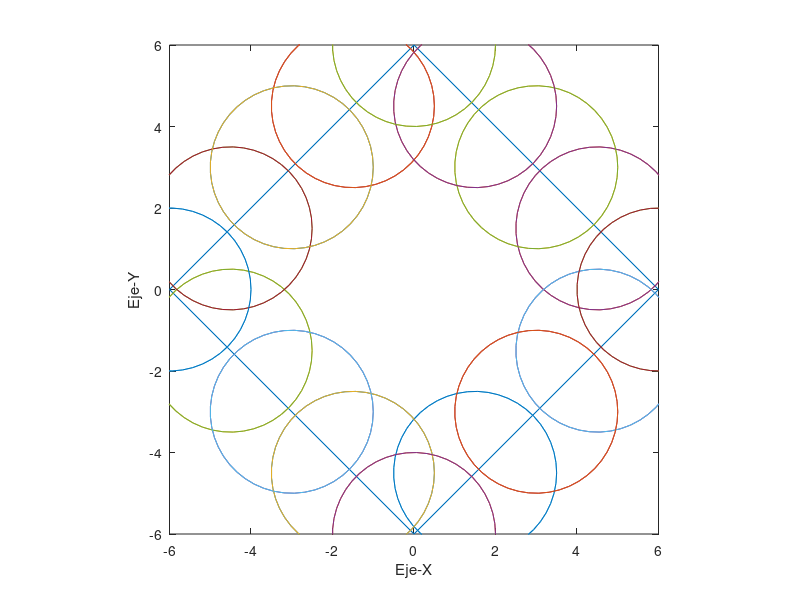

This chart was generated by the following MATLAB code:
% Define el radio del círculo y el número de puntos en la circunferencia
clear
clc
close all
a = 6;
b = 6;
r = 2;
n = 50;

% Crea el vector de puntos en la circunferencia del círculo
t = linspace(0, 2*pi, n);
xc = r * cos(t);
yc = r * sin(t);

% Define los vértices del rombo
x1 = 0;
y1 = b;
x2 = a;
y2 = 0;
x3 = 0;
y3 = -b;
x4 = -a;
y4 = 0;

% Encuentra los puntos medios de los lados del rombo
xm12 = (x1+x2)/2;
ym12 = (y1+y2)/2;
xm23 = (x2+x3)/2;
ym23 = (y2+y3)/2;
xm34 = (x3+x4)/2;
ym34 = (y3+y4)/2;
xm41 = (x4+x1)/2;
ym41 = (y4+y1)/2;

% Encuentra los puntos en el perímetro del rombo
puntos_perimetro = [xm12 ym12; x2 y2; xm23 ym23; x3 y3; xm34 ym34; x4 y4; xm41 ym41; x1 y1];

% Dibuja el rombo
plot([x1 x2 x3 x4 x1], [y1 y2 y3 y4 y1], '-');

hold on;
xlabel('Eje-X')
ylabel('Eje-Y')
% Dibuja 16 círculos a lo largo del perímetro del rombo, separados entre sí
% de manera equidistante
for i = 1:16
    punto_inicio = puntos_perimetro(mod(i-1,8)+1,:);
    punto_fin = puntos_perimetro(mod(i,8)+1,:);
    distancia = norm(punto_fin - punto_inicio);
    num_circulos_entre_puntos = round(distancia / (2*r));
    delta_x = (punto_fin(1) - punto_inicio(1)) / (num_circulos_entre_puntos+1);
    delta_y = (punto_fin(2) - punto_inicio(2)) / (num_circulos_entre_puntos+1);
    for j = 1:num_circulos_entre_puntos
        x = punto_inicio(1) + j*delta_x;
        y = punto_inicio(2)+ j*delta_y;
        plot(x + xc, y + yc, '-');
        x = punto_inicio(1) ;
        y = punto_inicio(2);
        plot(x + xc, y + yc, '-');
        pause(0.2)
    end
end
axis([-a a -b b]);
axis equal;

